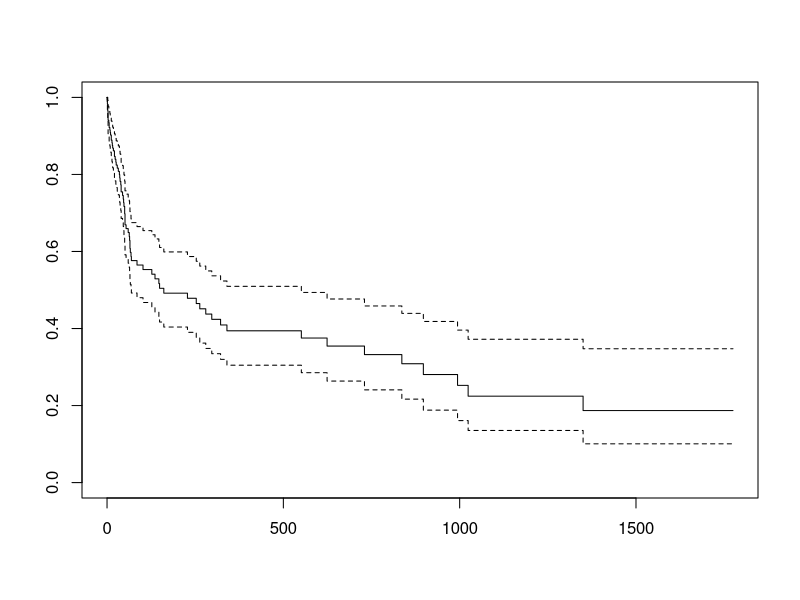
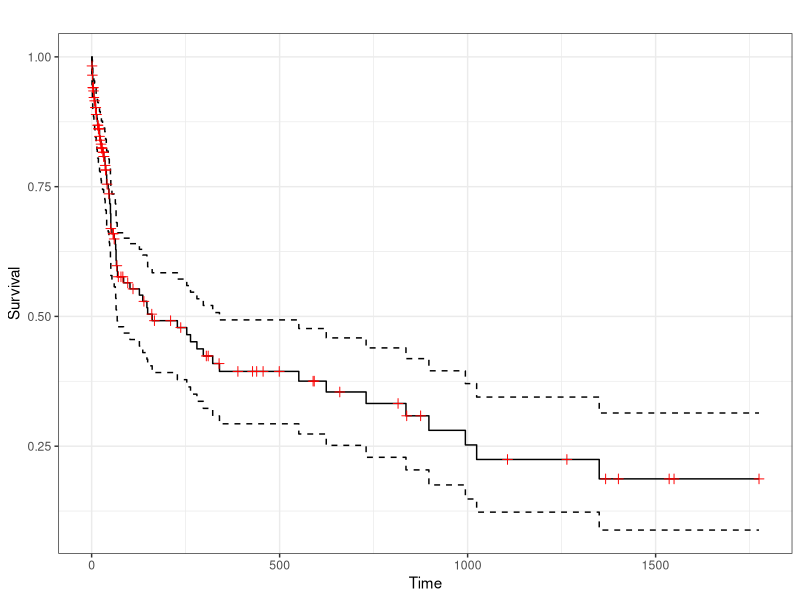
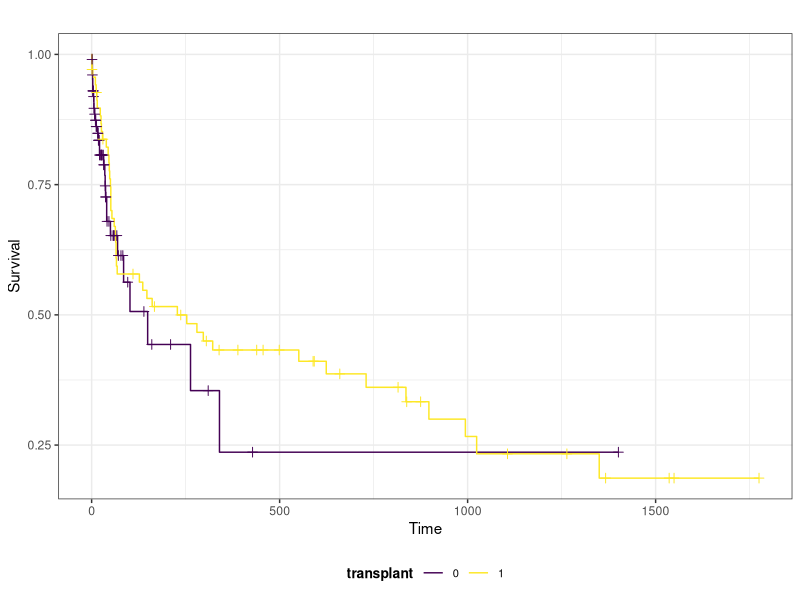

R code for these plots, in order:
## ---- chunk 1
options(htmltools.dir.version = FALSE)
knitr::opts_chunk$set(fig.width=10, fig.height=6, fig.align = "center", dev="CairoPNG", dpi=300,
                      dev.args = list(png = list(type = "cairo")), fig.retina=3) 

library(Cairo)
library(ggplot2)

set.seed(123)

# Set ggplot defaults
theme_set(
  theme_bw() +
  theme(legend.position = "bottom",
        plot.subtitle = element_text(face = "italic"
                                     , family = "sans"
                                     , size=10),
        legend.text = element_text(size=8),
        legend.title = element_text(size=10, face = "bold"))
)

## ---- chunk 2
library(survival)
data(heart)

dplyr::glimpse(heart)
## ---- chunk 3
y_mortality <- Surv(heart$stop-heart$start, heart$event==1)

plot(y_mortality)
## ---- chunk 4
library(GGally)

surv_mortality <- survfit(y_mortality~1, conf.type="log-log")
ggsurv(surv_mortality)

summary(surv_mortality)
## ---- chunk 5
surv_mortality_transplant <- survfit(y_mortality~transplant,data=heart, conf.type="log-log")
ggsurv(surv_mortality_transplant) + scale_colour_viridis_d()
## ---- chunk 6
cox_model <- coxph(y_mortality ~ transplant, data=heart)
summary(cox_model)

cox_model_age <- coxph(y_mortality ~ age + transplant, data=heart)
summary(cox_model_age)

## ---- chunk 7
cox_model_all <- coxph(y_mortality ~ age + transplant + surgery + year, data=heart)
summary(cox_model_all)
## ---- chunk 8
AIC(cox_model)
AIC(cox_model_age)
AIC(cox_model_all)
